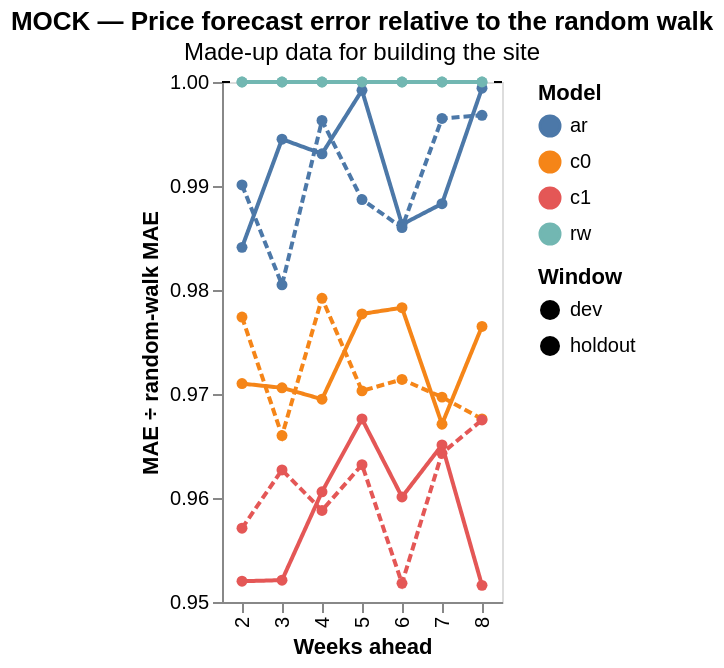

The Vega-Lite source for this figure:
### Vega-Lite specification from a JSON file in a GitHub repository (floating-point values rounded to 4 significant figures)
{"$schema": "https://vega.github.io/schema/vega-lite/v5.20.1.json", "title": {"text": "MOCK — Price forecast error relative to the random walk", "subtitle": "Made-up data for building the site"}, "width": "container", "height": 260, "data": {"values": [{"window": "dev", "h": 2, "model": "rw", "mae": 0.042, "mae_ratio": 1, "hit_rate": null}, {"window": "dev", "h": 2, "model": "ar", "mae": 0.04133, "mae_ratio": 0.9841, "hit_rate": 0.5166}, {"window": "dev", "h": 2, "model": "c0", "mae": 0.04078, "mae_ratio": 0.971, "hit_rate": 0.5617}, {"window": "dev", "h": 2, "model": "c1", "mae": 0.03998, "mae_ratio": 0.952, "hit_rate": 0.547}, {"window": "dev", "h": 3, "model": "rw", "mae": 0.048, "mae_ratio": 1, "hit_rate": null}, {"window": "dev", "h": 3, "model": "ar", "mae": 0.04774, "mae_ratio": 0.9945, "hit_rate": 0.5567}, {"window": "dev", "h": 3, "model": "c0", "mae": 0.04659, "mae_ratio": 0.9706, "hit_rate": 0.5818}, {"window": "dev", "h": 3, "model": "c1", "mae": 0.0457, "mae_ratio": 0.9521, "hit_rate": 0.5528}, {"window": "dev", "h": 4, "model": "rw", "mae": 0.054, "mae_ratio": 1, "hit_rate": null}, {"window": "dev", "h": 4, "model": "ar", "mae": 0.05363, "mae_ratio": 0.9931, "hit_rate": 0.5446}, {"window": "dev", "h": 4, "model": "c0", "mae": 0.05235, "mae_ratio": 0.9695, "hit_rate": 0.5171}, {"window": "dev", "h": 4, "model": "c1", "mae": 0.05187, "mae_ratio": 0.9606, "hit_rate": 0.5713}, {"window": "dev", "h": 5, "model": "rw", "mae": 0.06, "mae_ratio": 1, "hit_rate": null}, {"window": "dev", "h": 5, "model": "ar", "mae": 0.05995, "mae_ratio": 0.9992, "hit_rate": 0.5821}, {"window": "dev", "h": 5, "model": "c0", "mae": 0.05866, "mae_ratio": 0.9777, "hit_rate": 0.5615}, {"window": "dev", "h": 5, "model": "c1", "mae": 0.05806, "mae_ratio": 0.9676, "hit_rate": 0.572}, {"window": "dev", "h": 6, "model": "rw", "mae": 0.066, "mae_ratio": 1, "hit_rate": null}, {"window": "dev", "h": 6, "model": "ar", "mae": 0.0651, "mae_ratio": 0.9863, "hit_rate": 0.5437}, {"window": "dev", "h": 6, "model": "c0", "mae": 0.06457, "mae_ratio": 0.9783, "hit_rate": 0.5118}, {"window": "dev", "h": 6, "model": "c1", "mae": 0.06337, "mae_ratio": 0.9601, "hit_rate": 0.584}, {"window": "dev", "h": 7, "model": "rw", "mae": 0.072, "mae_ratio": 1, "hit_rate": null}, {"window": "dev", "h": 7, "model": "ar", "mae": 0.07116, "mae_ratio": 0.9883, "hit_rate": 0.5728}, {"window": "dev", "h": 7, "model": "c0", "mae": 0.06963, "mae_ratio": 0.9671, "hit_rate": 0.5094}, {"window": "dev", "h": 7, "model": "c1", "mae": 0.06949, "mae_ratio": 0.9651, "hit_rate": 0.5908}, {"window": "dev", "h": 8, "model": "rw", "mae": 0.078, "mae_ratio": 1, "hit_rate": null}, {"window": "dev", "h": 8, "model": "ar", "mae": 0.07795, "mae_ratio": 0.9994, "hit_rate": 0.545}, {"window": "dev", "h": 8, "model": "c0", "mae": 0.07617, "mae_ratio": 0.9765, "hit_rate": 0.5624}, {"window": "dev", "h": 8, "model": "c1", "mae": 0.07422, "mae_ratio": 0.9516, "hit_rate": 0.5297}, {"window": "holdout", "h": 2, "model": "rw", "mae": 0.042, "mae_ratio": 1, "hit_rate": null}, {"window": "holdout", "h": 2, "model": "ar", "mae": 0.04158, "mae_ratio": 0.9901, "hit_rate": 0.5103}, {"window": "holdout", "h": 2, "model": "c0", "mae": 0.04105, "mae_ratio": 0.9774, "hit_rate": 0.509}, {"window": "holdout", "h": 2, "model": "c1", "mae": 0.0402, "mae_ratio": 0.9571, "hit_rate": 0.591}, {"window": "holdout", "h": 3, "model": "rw", "mae": 0.048, "mae_ratio": 1, "hit_rate": null}, {"window": "holdout", "h": 3, "model": "ar", "mae": 0.04706, "mae_ratio": 0.9805, "hit_rate": 0.5267}, {"window": "holdout", "h": 3, "model": "c0", "mae": 0.04637, "mae_ratio": 0.966, "hit_rate": 0.5483}, {"window": "holdout", "h": 3, "model": "c1", "mae": 0.04621, "mae_ratio": 0.9627, "hit_rate": 0.5306}, {"window": "holdout", "h": 4, "model": "rw", "mae": 0.054, "mae_ratio": 1, "hit_rate": null}, {"window": "holdout", "h": 4, "model": "ar", "mae": 0.0538, "mae_ratio": 0.9963, "hit_rate": 0.5376}, {"window": "holdout", "h": 4, "model": "c0", "mae": 0.05288, "mae_ratio": 0.9792, "hit_rate": 0.508}, {"window": "holdout", "h": 4, "model": "c1", "mae": 0.05178, "mae_ratio": 0.9588, "hit_rate": 0.5605}, {"window": "holdout", "h": 5, "model": "rw", "mae": 0.06, "mae_ratio": 1, "hit_rate": null}, {"window": "holdout", "h": 5, "model": "ar", "mae": 0.05932, "mae_ratio": 0.9887, "hit_rate": 0.5141}, {"window": "holdout", "h": 5, "model": "c0", "mae": 0.05822, "mae_ratio": 0.9703, "hit_rate": 0.5641}, {"window": "holdout", "h": 5, "model": "c1", "mae": 0.05779, "mae_ratio": 0.9632, "hit_rate": 0.5848}, {"window": "holdout", "h": 6, "model": "rw", "mae": 0.066, "mae_ratio": 1, "hit_rate": null}, {"window": "holdout", "h": 6, "model": "ar", "mae": 0.06508, "mae_ratio": 0.986, "hit_rate": 0.5044}, {"window": "holdout", "h": 6, "model": "c0", "mae": 0.06411, "mae_ratio": 0.9714, "hit_rate": 0.5847}, {"window": "holdout", "h": 6, "model": "c1", "mae": 0.06282, "mae_ratio": 0.9518, "hit_rate": 0.5484}, {"window": "holdout", "h": 7, "model": "rw", "mae": 0.072, "mae_ratio": 1, "hit_rate": null}, {"window": "holdout", "h": 7, "model": "ar", "mae": 0.07175, "mae_ratio": 0.9965, "hit_rate": 0.524}, {"window": "holdout", "h": 7, "model": "c0", "mae": 0.06982, "mae_ratio": 0.9697, "hit_rate": 0.5179}, {"window": "holdout", "h": 7, "model": "c1", "mae": 0.06943, "mae_ratio": 0.9643, "hit_rate": 0.5869}, {"window": "holdout", "h": 8, "model": "rw", "mae": 0.078, "mae_ratio": 1, "hit_rate": null}, {"window": "holdout", "h": 8, "model": "ar", "mae": 0.07775, "mae_ratio": 0.9968, "hit_rate": 0.596}, {"window": "holdout", "h": 8, "model": "c0", "mae": 0.07547, "mae_ratio": 0.9676, "hit_rate": 0.5577}, {"window": "holdout", "h": 8, "model": "c1", "mae": 0.07547, "mae_ratio": 0.9675, "hit_rate": 0.5706}]}, "layer": [{"mark": {"type": "rule", "strokeDash": [4, 4]}, "encoding": {"y": {"datum": 1}}}, {"mark": {"type": "line", "point": true}, "encoding": {"x": {"field": "h", "type": "ordinal", "title": "Weeks ahead"}, "y": {"field": "mae_ratio", "type": "quantitative", "scale": {"zero": false}, "title": "MAE ÷ random-walk MAE"}, "color": {"field": "model", "type": "nominal", "title": "Model"}, "strokeDash": {"field": "window", "type": "nominal", "title": "Window"}}}]}
